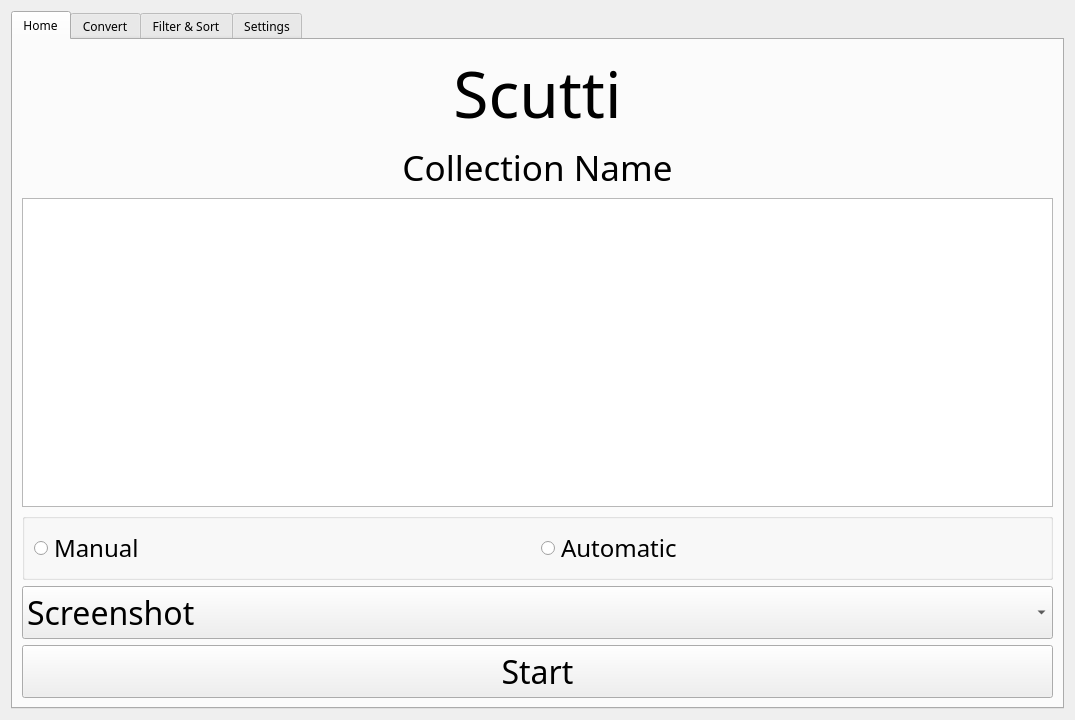
<?xml version="1.0" encoding="UTF-8"?>
<ui version="4.0">
 <class>Scutti</class>
 <widget class="QWidget" name="Scutti">
  <property name="geometry">
   <rect>
    <x>0</x>
    <y>0</y>
    <width>720</width>
    <height>720</height>
   </rect>
  </property>
  <property name="font">
   <font>
    <family>Titillium Web</family>
   </font>
  </property>
  <property name="windowTitle">
   <string>Scutti</string>
  </property>
  <layout class="QVBoxLayout" name="verticalLayout">
   <item>
    <widget class="QTabWidget" name="tabNav">
     <property name="currentIndex">
      <number>0</number>
     </property>
     <widget class="QWidget" name="tabHome">
      <attribute name="title">
       <string>Home</string>
      </attribute>
      <layout class="QGridLayout" name="gridLayout_3">
       <item row="0" column="0">
        <widget class="QLabel" name="lblScutti">
         <property name="font">
          <font>
           <family>Titillium Web</family>
           <pointsize>48</pointsize>
          </font>
         </property>
         <property name="text">
          <string>Scutti</string>
         </property>
         <property name="alignment">
          <set>Qt::AlignCenter</set>
         </property>
        </widget>
       </item>
       <item row="1" column="0">
        <widget class="QLabel" name="lblCollection">
         <property name="font">
          <font>
           <family>Titillium Web</family>
           <pointsize>26</pointsize>
          </font>
         </property>
         <property name="text">
          <string>Collection Name</string>
         </property>
         <property name="alignment">
          <set>Qt::AlignCenter</set>
         </property>
        </widget>
       </item>
       <item row="2" column="0">
        <widget class="QTextEdit" name="txtCollection">
         <property name="font">
          <font>
           <family>Titillium Web</family>
           <pointsize>36</pointsize>
          </font>
         </property>
        </widget>
       </item>
       <item row="3" column="0">
        <widget class="QGroupBox" name="groupBox">
         <property name="title">
          <string/>
         </property>
         <layout class="QGridLayout" name="gridLayout">
          <item row="0" column="0">
           <widget class="QRadioButton" name="rbManual">
            <property name="font">
             <font>
              <family>Titillium Web</family>
              <pointsize>18</pointsize>
             </font>
            </property>
            <property name="text">
             <string>Manual</string>
            </property>
           </widget>
          </item>
          <item row="0" column="1">
           <widget class="QRadioButton" name="rbAutomatic">
            <property name="font">
             <font>
              <family>Titillium Web</family>
              <pointsize>18</pointsize>
             </font>
            </property>
            <property name="text">
             <string>Automatic</string>
            </property>
           </widget>
          </item>
         </layout>
        </widget>
       </item>
       <item row="4" column="0">
        <widget class="QComboBox" name="cmbSelect">
         <property name="font">
          <font>
           <family>Titillium Web</family>
           <pointsize>24</pointsize>
          </font>
         </property>
         <item>
          <property name="text">
           <string>Screenshot</string>
          </property>
         </item>
         <item>
          <property name="text">
           <string>Camera</string>
          </property>
         </item>
        </widget>
       </item>
       <item row="5" column="0">
        <widget class="QPushButton" name="btnStart">
         <property name="font">
          <font>
           <family>Titillium Web</family>
           <pointsize>24</pointsize>
          </font>
         </property>
         <property name="text">
          <string>Start</string>
         </property>
        </widget>
       </item>
      </layout>
     </widget>
     <widget class="QWidget" name="tabConvert">
      <attribute name="title">
       <string>Convert</string>
      </attribute>
      <layout class="QVBoxLayout" name="verticalLayout_3">
       <item>
        <widget class="QLabel" name="lblConvert">
         <property name="font">
          <font>
           <family>Titillium Web</family>
           <pointsize>22</pointsize>
          </font>
         </property>
         <property name="layoutDirection">
          <enum>Qt::LeftToRight</enum>
         </property>
         <property name="text">
          <string>Convert video file into Photos</string>
         </property>
         <property name="alignment">
          <set>Qt::AlignCenter</set>
         </property>
        </widget>
       </item>
       <item>
        <widget class="QPushButton" name="btnConvertOpen">
         <property name="font">
          <font>
           <family>Titillium Web</family>
           <pointsize>24</pointsize>
          </font>
         </property>
         <property name="text">
          <string>Open File</string>
         </property>
        </widget>
       </item>
      </layout>
     </widget>
     <widget class="QWidget" name="tabFilter">
      <attribute name="title">
       <string>Filter &amp;&amp; Sort</string>
      </attribute>
      <layout class="QVBoxLayout" name="verticalLayout_2">
       <item>
        <widget class="QLabel" name="lblTemplate">
         <property name="font">
          <font>
           <family>Titillium Web</family>
           <pointsize>28</pointsize>
          </font>
         </property>
         <property name="text">
          <string>Upload a template picture to match to photos in a directory</string>
         </property>
         <property name="alignment">
          <set>Qt::AlignCenter</set>
         </property>
        </widget>
       </item>
       <item>
        <widget class="QPushButton" name="btnTemplate">
         <property name="font">
          <font>
           <family>Titillium Web</family>
           <pointsize>24</pointsize>
          </font>
         </property>
         <property name="text">
          <string>Template Photo</string>
         </property>
        </widget>
       </item>
       <item>
        <widget class="QPushButton" name="btnMatchDirectory">
         <property name="font">
          <font>
           <family>Titillium Web</family>
           <pointsize>24</pointsize>
          </font>
         </property>
         <property name="text">
          <string>Directory</string>
         </property>
        </widget>
       </item>
       <item>
        <widget class="QLabel" name="label">
         <property name="font">
          <font>
           <family>Titillium Web</family>
           <pointsize>22</pointsize>
          </font>
         </property>
         <property name="text">
          <string>Threshold</string>
         </property>
        </widget>
       </item>
       <item>
        <widget class="QSlider" name="sliderThreshold">
         <property name="orientation">
          <enum>Qt::Horizontal</enum>
         </property>
        </widget>
       </item>
       <item>
        <widget class="QPushButton" name="btnMatchStart">
         <property name="font">
          <font>
           <family>Titillium Web</family>
           <pointsize>24</pointsize>
          </font>
         </property>
         <property name="text">
          <string>Start</string>
         </property>
        </widget>
       </item>
      </layout>
     </widget>
     <widget class="QWidget" name="tabSettings">
      <attribute name="title">
       <string>Settings</string>
      </attribute>
      <layout class="QGridLayout" name="gridLayout_2">
       <item row="0" column="1">
        <widget class="QScrollArea" name="scrollArea">
         <property name="verticalScrollBarPolicy">
          <enum>Qt::ScrollBarAlwaysOn</enum>
         </property>
         <property name="widgetResizable">
          <bool>true</bool>
         </property>
         <widget class="QWidget" name="scrollAreaWidgetContents_2">
          <property name="geometry">
           <rect>
            <x>0</x>
            <y>-59</y>
            <width>680</width>
            <height>728</height>
           </rect>
          </property>
          <layout class="QGridLayout" name="gridLayout_4">
           <item row="0" column="0">
            <widget class="QLabel" name="lblWidth">
             <property name="font">
              <font>
               <family>Titillium Web</family>
               <pointsize>20</pointsize>
              </font>
             </property>
             <property name="text">
              <string>Width</string>
             </property>
             <property name="alignment">
              <set>Qt::AlignCenter</set>
             </property>
            </widget>
           </item>
           <item row="1" column="0">
            <widget class="QTextEdit" name="txtWidth">
             <property name="font">
              <font>
               <family>Titillium Web</family>
               <pointsize>20</pointsize>
              </font>
             </property>
            </widget>
           </item>
           <item row="2" column="0">
            <widget class="QLabel" name="lblHeight">
             <property name="font">
              <font>
               <family>Titillium Web</family>
               <pointsize>20</pointsize>
              </font>
             </property>
             <property name="text">
              <string>Height</string>
             </property>
             <property name="alignment">
              <set>Qt::AlignCenter</set>
             </property>
            </widget>
           </item>
           <item row="3" column="0">
            <widget class="QTextEdit" name="txtHeight">
             <property name="font">
              <font>
               <family>Titillium Web</family>
               <pointsize>20</pointsize>
              </font>
             </property>
            </widget>
           </item>
           <item row="4" column="0">
            <widget class="QLabel" name="lblXStart">
             <property name="font">
              <font>
               <family>Titillium Web</family>
               <pointsize>20</pointsize>
              </font>
             </property>
             <property name="text">
              <string>X Start</string>
             </property>
             <property name="alignment">
              <set>Qt::AlignCenter</set>
             </property>
            </widget>
           </item>
           <item row="5" column="0">
            <widget class="QTextEdit" name="txtXStart">
             <property name="font">
              <font>
               <family>Titillium Web</family>
               <pointsize>20</pointsize>
              </font>
             </property>
            </widget>
           </item>
           <item row="6" column="0">
            <widget class="QLabel" name="lblYStart">
             <property name="font">
              <font>
               <family>Titillium Web</family>
               <pointsize>20</pointsize>
              </font>
             </property>
             <property name="text">
              <string>Y Start</string>
             </property>
             <property name="alignment">
              <set>Qt::AlignCenter</set>
             </property>
            </widget>
           </item>
           <item row="7" column="0">
            <widget class="QTextEdit" name="txtYStart">
             <property name="font">
              <font>
               <family>Titillium Web</family>
               <pointsize>20</pointsize>
              </font>
             </property>
            </widget>
           </item>
           <item row="8" column="0">
            <widget class="QLabel" name="lblCaptureKey">
             <property name="font">
              <font>
               <family>Titillium Web</family>
               <pointsize>20</pointsize>
              </font>
             </property>
             <property name="text">
              <string>Capture Key</string>
             </property>
             <property name="alignment">
              <set>Qt::AlignCenter</set>
             </property>
            </widget>
           </item>
           <item row="9" column="0">
            <widget class="QTextEdit" name="txtCaptureKey">
             <property name="font">
              <font>
               <family>Titillium Web</family>
               <pointsize>20</pointsize>
              </font>
             </property>
            </widget>
           </item>
           <item row="10" column="0">
            <widget class="QLabel" name="lblQuitKey">
             <property name="font">
              <font>
               <family>Titillium Web</family>
               <pointsize>20</pointsize>
              </font>
             </property>
             <property name="text">
              <string>Quit Key</string>
             </property>
             <property name="alignment">
              <set>Qt::AlignCenter</set>
             </property>
            </widget>
           </item>
           <item row="11" column="0">
            <widget class="QTextEdit" name="txtQuitKey">
             <property name="font">
              <font>
               <family>Titillium Web</family>
               <pointsize>20</pointsize>
              </font>
             </property>
            </widget>
           </item>
           <item row="12" column="0">
            <widget class="QLabel" name="lblInterval">
             <property name="font">
              <font>
               <family>Titillium Web</family>
               <pointsize>20</pointsize>
              </font>
             </property>
             <property name="text">
              <string>Interval</string>
             </property>
             <property name="alignment">
              <set>Qt::AlignCenter</set>
             </property>
            </widget>
           </item>
           <item row="13" column="0">
            <widget class="QTextEdit" name="txtInterval">
             <property name="font">
              <font>
               <family>Titillium Web</family>
               <pointsize>20</pointsize>
              </font>
             </property>
            </widget>
           </item>
           <item row="14" column="0">
            <widget class="QLabel" name="lblIDelay">
             <property name="font">
              <font>
               <family>Titillium Web</family>
               <pointsize>20</pointsize>
              </font>
             </property>
             <property name="text">
              <string>Initial Delay</string>
             </property>
             <property name="alignment">
              <set>Qt::AlignCenter</set>
             </property>
            </widget>
           </item>
           <item row="15" column="0">
            <widget class="QTextEdit" name="txtDelay">
             <property name="font">
              <font>
               <family>Titillium Web</family>
               <pointsize>20</pointsize>
              </font>
             </property>
            </widget>
           </item>
          </layout>
         </widget>
        </widget>
       </item>
      </layout>
     </widget>
    </widget>
   </item>
  </layout>
 </widget>
 <resources/>
 <connections/>
</ui>
